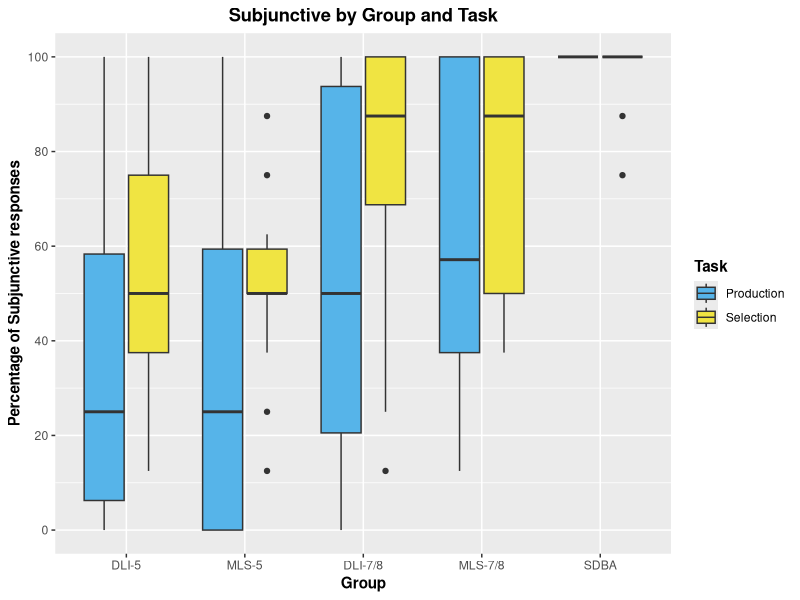
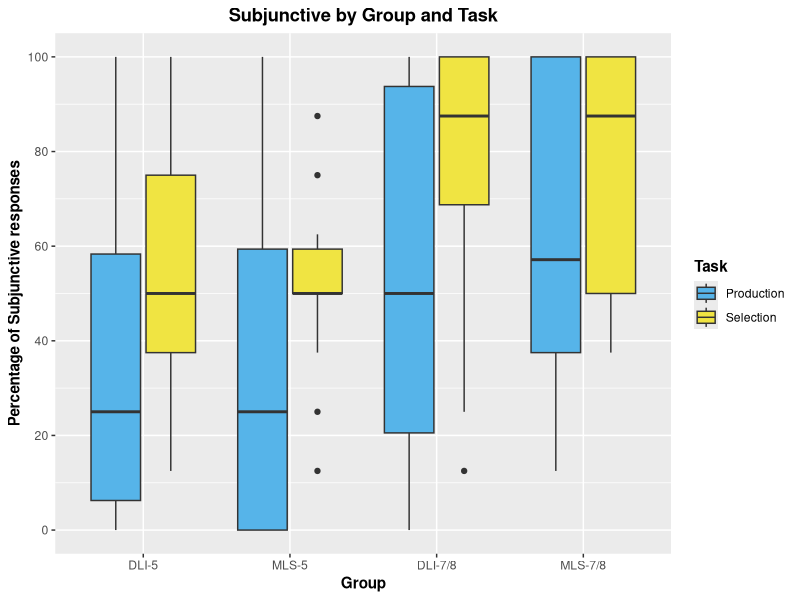
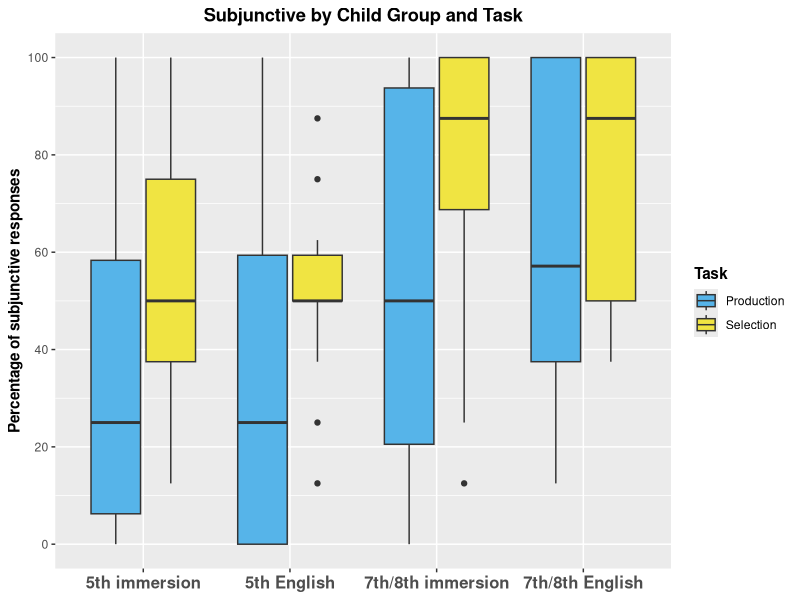
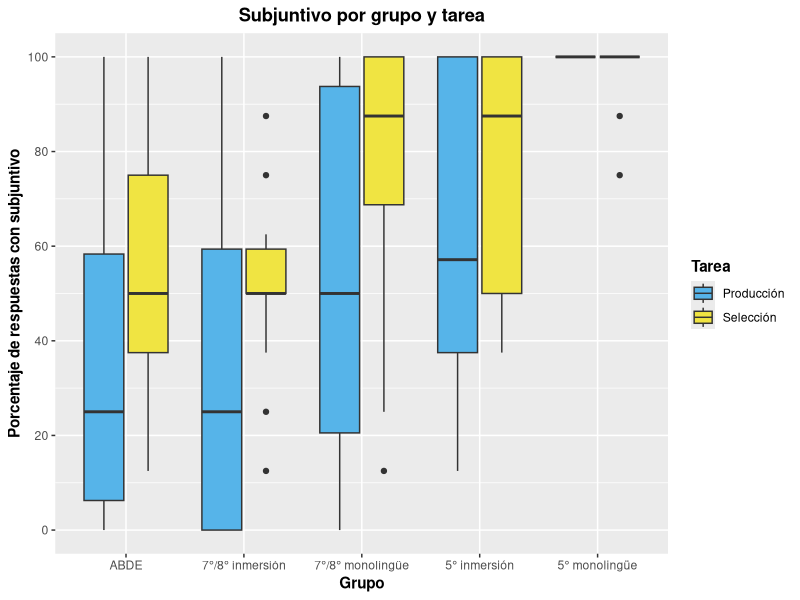
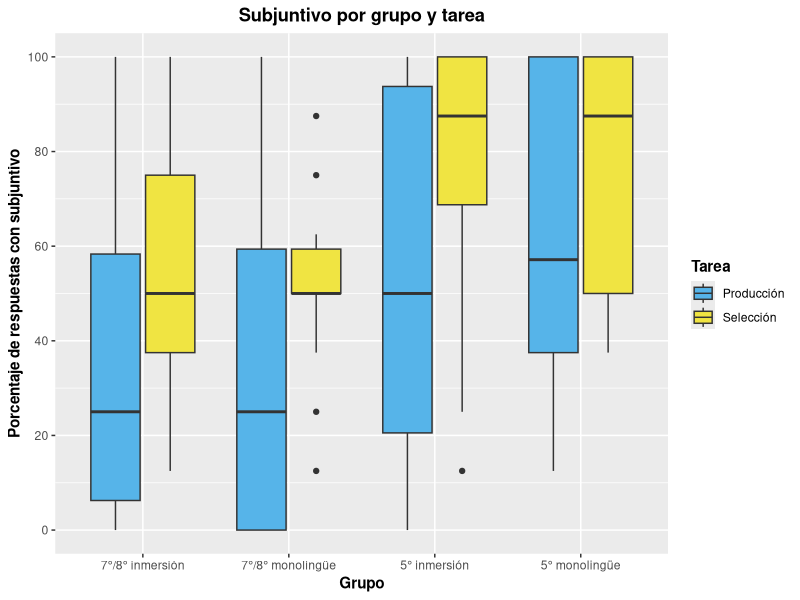

Write R code to recreate these figures, in order.
library(tidyverse)
library(here)


# Prepare and load data
## EPT
SDB_EPT <- read_csv(here("./CSV Files/SDB/SDB Subjunctive EPT.csv")) %>%
  filter(Property == "Intensional subjunctive") %>% 
  mutate(Group = "SDBA")

DLI78_EPT <- read_csv(here("./CSV Files/DLI-78/DLI-78 Subjunctive EPT.csv")) %>% 
  filter(Property == "Intensional subjunctive")

MLS78_EPT <- read_csv(here("./CSV Files/MLS-78/MLS-78 Subjunctive EPT.csv")) %>% 
  filter(Property == "Intensional subjunctive") %>% 
  filter(!School == "GBCS")

DLI5_EPT <- read_csv(here("./CSV Files/DLI-5/DLI-5 Subjunctive EPT.csv")) %>% 
  filter(Property == "Intensional subjunctive")

MLS5_EPT <- read_csv(here("./CSV Files/MLS-5/MLS-5 Subjunctive EPT.csv")) %>% 
  filter(Property == "Intensional subjunctive") %>% 
  filter(!School == "GBCS")


## FCT
SDB_FCT <- read_csv(here("./CSV Files/SDB/SDB Subjunctive FCT.csv")) %>% 
  filter(Property == "Intensional subjunctive") %>%
  mutate(Group = "SDBA")

DLI78_FCT <- read_csv(here("./CSV Files/DLI-78/DLI-78 Subjunctive FCT.csv")) %>% 
  filter(Property == "Intensional subjunctive")

MLS78_FCT <- read_csv(here("./CSV Files/MLS-78/MLS-78 Subjunctive FCT.csv")) %>% 
  filter(Property == "Intensional subjunctive") %>% 
  filter(!School == "GBCS")

DLI5_FCT <- read_csv(here("./CSV Files/DLI-5/DLI-5 Subjunctive FCT.csv")) %>% 
  filter(Property == "Intensional subjunctive")

MLS5_FCT <- read_csv(here("./CSV Files/MLS-5/MLS-5 Subjunctive FCT.csv")) %>% 
  filter(Property == "Intensional subjunctive") %>% 
  filter(!School == "GBCS")


## Join and summarize data
EPT <- rbind(SDB_EPT, DLI78_EPT, MLS78_EPT, DLI5_EPT, MLS5_EPT) %>% 
  group_by(Part_ID, Group) %>%
  summarize(Total_Subj = sum(Mood_Use, na.rm = TRUE),
            Total_Responses = sum(!is.na(Mood_Use)),
            Ratio = Total_Subj/Total_Responses) %>% 
  mutate(Task = "Production",
         Ratio = (Ratio*100))


FCT <- rbind(SDB_FCT, DLI78_FCT, MLS78_FCT, DLI5_FCT, MLS5_FCT) %>% 
  group_by(Part_ID, Group) %>%
  summarize(Total_Subj = sum(Mood_Use, na.rm = TRUE),
            Total_Responses = sum(!is.na(Mood_Use)),
            Ratio = Total_Subj/Total_Responses) %>% 
  mutate(Task = "Selection",
         Ratio = (Ratio*100))

Aggregate <- rbind(EPT, FCT)
Aggregate$Group <- factor(Aggregate$Group, levels = c("DLI-5", "MLS-5", "DLI-7/8", "MLS-7/8", "SDBA"))


## Create heritage dataset
Aggregate_Heritage <- Aggregate %>% 
  filter(!Group == "SDBA")
Aggregate_Heritage$Group <- factor(Aggregate_Heritage$Group, c("DLI-5", "MLS-5", "DLI-7/8", "MLS-7/8"))


# Create graphs in English
## With SDBAs
Aggregate %>% 
  ggplot(aes(x = Group, y = Ratio, fill = Task)) +
  geom_boxplot() +
  scale_y_continuous(breaks = seq (0, 100, 20),
                     limits = c(0, 100)) +
  scale_fill_manual(values = c("#56B4E9", "#F0E442")) +
  labs(x = "Group", y = "Percentage of Subjunctive responses", title = "Subjunctive by Group and Task") +
  theme(axis.title = element_text(face = "bold"),
        plot.title = element_text(hjust = 0.5, face = "bold"),
        legend.title = element_text(face = "bold"))


## Without SDBAs
Aggregate_Heritage %>% 
  ggplot(aes(x = Group, y = Ratio, fill = Task)) +
  geom_boxplot() +
  scale_y_continuous(breaks = seq (0, 100, 20),
                     limits = c(0, 100)) +
  scale_fill_manual(values = c("#56B4E9", "#F0E442")) +
  labs(x = "Group", y = "Percentage of Subjunctive responses", title = "Subjunctive by Group and Task") +
  theme(axis.title = element_text(face = "bold"),
        plot.title = element_text(hjust = 0.5, face = "bold"),
        legend.title = element_text(face = "bold"))


## Without SDBAs, full labels
Aggregate_Heritage %>% 
  ggplot(aes(x = Group, y = Ratio, fill = Task)) +
  geom_boxplot() +
  scale_x_discrete(labels = c("5th immersion", "5th English", "7th/8th immersion", "7th/8th English")) +
  scale_y_continuous(breaks = seq (0, 100, 20),
                     limits = c(0, 100)) +
  scale_fill_manual(values = c("#56B4E9", "#F0E442")) +
  labs(x = NULL, y = "Percentage of subjunctive responses", title = "Subjunctive by Child Group and Task") +
  theme(axis.title = element_text(face = "bold"),
        plot.title = element_text(hjust = 0.5, face = "bold"),
        legend.title = element_text(face = "bold"),
        axis.text.x = element_text(face = "bold", size = 12))


# Create graphs in Spanish
## With SDBAs
Aggregate %>% 
  ggplot(aes(x = Group, y = Ratio, fill = Task)) +
  geom_boxplot() +
  scale_y_continuous(breaks = seq (0, 100, 20),
                     limits = c(0, 100)) +
  scale_x_discrete(labels = c("ABDE", "7°/8° inmersión", "7°/8° monolingüe", "5° inmersión", "5° monolingüe")) +
  scale_fill_manual(values = c("#56B4E9", "#F0E442"), labels = c("Producción", "Selección")) +
  labs(x = "Grupo", y = "Porcentaje de respuestas con subjuntivo", title = "Subjuntivo por grupo y tarea", fill = "Tarea") +
  theme(axis.title = element_text(face = "bold"),
        plot.title = element_text(hjust = 0.5, face = "bold"),
        legend.title = element_text(face = "bold"))


## Without SDBAs
Aggregate_Heritage %>% 
  ggplot(aes(x = Group, y = Ratio, fill = Task)) +
  geom_boxplot() +
  scale_y_continuous(breaks = seq (0, 100, 20),
                     limits = c(0, 100)) +
  scale_x_discrete(labels = c("7°/8° inmersión", "7°/8° monolingüe", "5° inmersión", "5° monolingüe")) +
  scale_fill_manual(values = c("#56B4E9", "#F0E442"), labels = c("Producción", "Selección")) +
  labs(x = "Grupo", y = "Porcentaje de respuestas con subjuntivo", title = "Subjuntivo por grupo y tarea", fill = "Tarea") +
  theme(axis.title = element_text(face = "bold"),
        plot.title = element_text(hjust = 0.5, face = "bold"),
        legend.title = element_text(face = "bold"))
